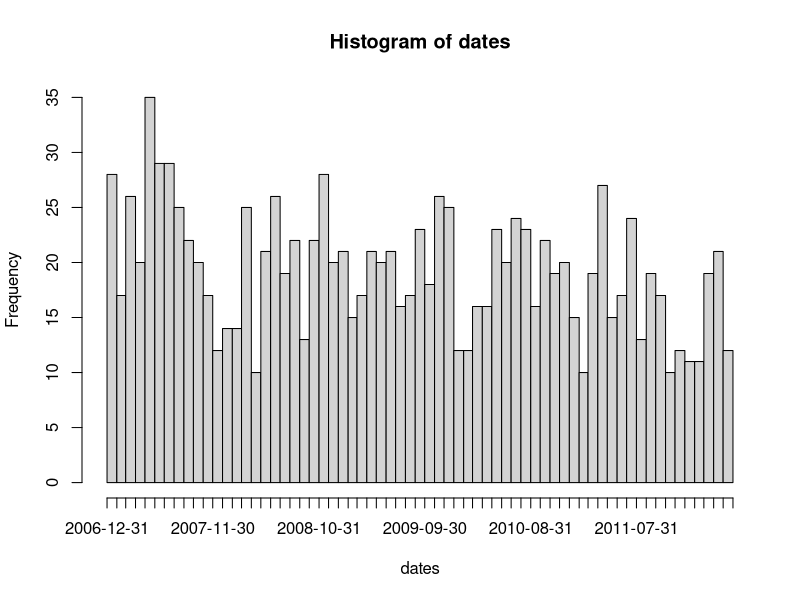

Recreate this plot in R.
homicides <- readLines("./homicides.txt")

r <- regexec("<dd>[F|f]ound on (.*?)</dd>", homicides)
m <- regmatches(homicides, r)
dates <- sapply(m, function(x)
  x[2])
dates <- as.Date(dates, '%B %d, %Y')
hist(dates, "month", freq = TRUE)